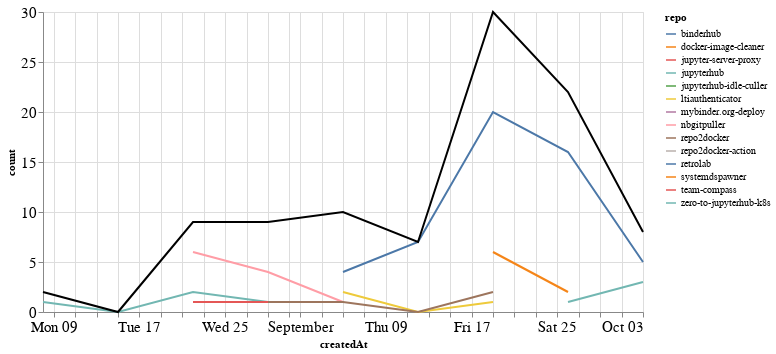

Notebook code for this chart:
### Markdown cell above
### Comments

### Code cell
comments_time = comments.groupby('repo').resample('W', on='createdAt').count()['author'].reset_index()
comments_time = comments_time.rename(columns={'author': 'count'})
comments_time_total = comments_time.groupby('createdAt').agg({"count": "sum"}).reset_index()
ch1 = alt.Chart(comments_time, width=600).mark_line().encode(
    x='createdAt',
    y='count',
    color='repo',
    tooltip="repo"
)

ch2 = alt.Chart(comments_time_total, width=600).mark_line(color="black").encode(
    x='createdAt',
    y='count',
)

ch1 + ch2

### Figure 1 — Vega-Lite specification as saved in the notebook (floating-point values rounded to 4 significant figures)
{"config": {"axisLeft": {"labelFontSize": 15}, "axisBottom": {"labelFontSize": 15}}, "layer": [{"data": {"name": "data-a68c06cebaefad246ac5367964b11f0e"}, "mark": "line", "encoding": {"color": {"type": "nominal", "field": "repo"}, "tooltip": {"type": "nominal", "field": "repo"}, "x": {"type": "temporal", "field": "createdAt"}, "y": {"type": "quantitative", "field": "count"}}, "width": 600}, {"data": {"name": "data-792c7bbb9746f3c0d44b87cfa7083302"}, "mark": {"type": "line", "color": "black"}, "encoding": {"x": {"type": "temporal", "field": "createdAt"}, "y": {"type": "quantitative", "field": "count"}}, "width": 600}], "$schema": "https://vega.github.io/schema/vega-lite/v4.8.1.json", "datasets": {"data-a68c06cebaefad246ac5367964b11f0e": [{"repo": "binderhub", "createdAt": "2021-09-05T00:00:00", "count": 4}, {"repo": "binderhub", "createdAt": "2021-09-12T00:00:00", "count": 7}, {"repo": "binderhub", "createdAt": "2021-09-19T00:00:00", "count": 20}, {"repo": "binderhub", "createdAt": "2021-09-26T00:00:00", "count": 16}, {"repo": "binderhub", "createdAt": "2021-10-03T00:00:00", "count": 5}, {"repo": "docker-image-cleaner", "createdAt": "2021-09-19T00:00:00", "count": 6}, {"repo": "docker-image-cleaner", "createdAt": "2021-09-26T00:00:00", "count": 2}, {"repo": "jupyter-server-proxy", "createdAt": "2021-08-29T00:00:00", "count": 2}, {"repo": "jupyterhub", "createdAt": "2021-08-08T00:00:00", "count": 1}, {"repo": "jupyterhub", "createdAt": "2021-08-15T00:00:00", "count": 0}, {"repo": "jupyterhub", "createdAt": "2021-08-22T00:00:00", "count": 2}, {"repo": "jupyterhub", "createdAt": "2021-08-29T00:00:00", "count": 1}, {"repo": "jupyterhub-idle-culler", "createdAt": "2021-09-26T00:00:00", "count": 1}, {"repo": "ltiauthenticator", "createdAt": "2021-09-05T00:00:00", "count": 2}, {"repo": "ltiauthenticator", "createdAt": "2021-09-12T00:00:00", "count": 0}, {"repo": "ltiauthenticator", "createdAt": "2021-09-19T00:00:00", "count": 1}, {"repo": "mybinder.org-deploy", "createdAt": "2021-09-26T00:00:00", "count": 2}, {"repo": "nbgitpuller", "createdAt": "2021-08-22T00:00:00", "count": 6}, {"repo": "nbgitpuller", "createdAt": "2021-08-29T00:00:00", "count": 4}, {"repo": "nbgitpuller", "createdAt": "2021-09-05T00:00:00", "count": 1}, {"repo": "repo2docker", "createdAt": "2021-08-29T00:00:00", "count": 1}, {"repo": "repo2docker", "createdAt": "2021-09-05T00:00:00", "count": 1}, {"repo": "repo2docker", "createdAt": "2021-09-12T00:00:00", "count": 0}, {"repo": "repo2docker", "createdAt": "2021-09-19T00:00:00", "count": 2}, {"repo": "repo2docker-action", "createdAt": "2021-09-19T00:00:00", "count": 1}, {"repo": "retrolab", "createdAt": "2021-09-05T00:00:00", "count": 2}, {"repo": "systemdspawner", "createdAt": "2021-08-08T00:00:00", "count": 1}, {"repo": "team-compass", "createdAt": "2021-08-22T00:00:00", "count": 1}, {"repo": "team-compass", "createdAt": "2021-08-29T00:00:00", "count": 1}, {"repo": "zero-to-jupyterhub-k8s", "createdAt": "2021-09-26T00:00:00", "count": 1}, {"repo": "zero-to-jupyterhub-k8s", "createdAt": "2021-10-03T00:00:00", "count": 3}], "data-792c7bbb9746f3c0d44b87cfa7083302": [{"createdAt": "2021-08-08T00:00:00", "count": 2}, {"createdAt": "2021-08-15T00:00:00", "count": 0}, {"createdAt": "2021-08-22T00:00:00", "count": 9}, {"createdAt": "2021-08-29T00:00:00", "count": 9}, {"createdAt": "2021-09-05T00:00:00", "count": 10}, {"createdAt": "2021-09-12T00:00:00", "count": 7}, {"createdAt": "2021-09-19T00:00:00", "count": 30}, {"createdAt": "2021-09-26T00:00:00", "count": 22}, {"createdAt": "2021-10-03T00:00:00", "count": 8}]}}
